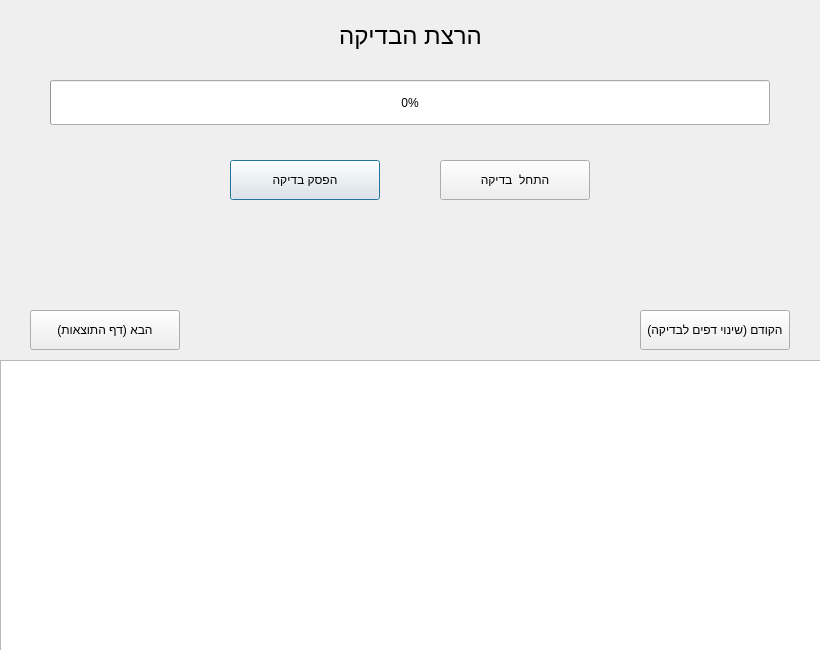
<?xml version="1.0" encoding="UTF-8"?>
<ui version="4.0">
 <class>Dialog</class>
 <widget class="QDialog" name="Dialog">
  <property name="geometry">
   <rect>
    <x>0</x>
    <y>0</y>
    <width>820</width>
    <height>650</height>
   </rect>
  </property>
  <property name="baseSize">
   <size>
    <width>630</width>
    <height>550</height>
   </size>
  </property>
  <property name="windowTitle">
   <string>Dialog</string>
  </property>
  <property name="layoutDirection">
   <enum>Qt::LeftToRight</enum>
  </property>
  <widget class="QProgressBar" name="progressBar">
   <property name="geometry">
    <rect>
     <x>50</x>
     <y>80</y>
     <width>720</width>
     <height>45</height>
    </rect>
   </property>
   <property name="styleSheet">
    <string notr="true"/>
   </property>
   <property name="value">
    <number>0</number>
   </property>
  </widget>
  <widget class="QTextBrowser" name="textMonitor">
   <property name="geometry">
    <rect>
     <x>0</x>
     <y>360</y>
     <width>821</width>
     <height>291</height>
    </rect>
   </property>
   <property name="sizePolicy">
    <sizepolicy hsizetype="Fixed" vsizetype="Fixed">
     <horstretch>0</horstretch>
     <verstretch>0</verstretch>
    </sizepolicy>
   </property>
   <property name="font">
    <font>
     <family>Arial</family>
     <pointsize>12</pointsize>
    </font>
   </property>
   <property name="layoutDirection">
    <enum>Qt::LeftToRight</enum>
   </property>
   <property name="openExternalLinks">
    <bool>true</bool>
   </property>
  </widget>
  <widget class="QPushButton" name="cancel_button">
   <property name="geometry">
    <rect>
     <x>230</x>
     <y>160</y>
     <width>150</width>
     <height>40</height>
    </rect>
   </property>
   <property name="text">
    <string>הפסק בדיקה</string>
   </property>
  </widget>
  <widget class="QPushButton" name="start_button">
   <property name="geometry">
    <rect>
     <x>440</x>
     <y>160</y>
     <width>150</width>
     <height>40</height>
    </rect>
   </property>
   <property name="styleSheet">
    <string notr="true"/>
   </property>
   <property name="text">
    <string>התחל  בדיקה</string>
   </property>
  </widget>
  <widget class="QPushButton" name="back_to_prop_button">
   <property name="geometry">
    <rect>
     <x>640</x>
     <y>310</y>
     <width>150</width>
     <height>40</height>
    </rect>
   </property>
   <property name="layoutDirection">
    <enum>Qt::RightToLeft</enum>
   </property>
   <property name="text">
    <string>הקודם (שינוי דפים לבדיקה)</string>
   </property>
  </widget>
  <widget class="QPushButton" name="result_button">
   <property name="geometry">
    <rect>
     <x>30</x>
     <y>310</y>
     <width>150</width>
     <height>40</height>
    </rect>
   </property>
   <property name="text">
    <string>הבא (דף התוצאות)</string>
   </property>
  </widget>
  <widget class="QLabel" name="label">
   <property name="geometry">
    <rect>
     <x>325</x>
     <y>10</y>
     <width>171</width>
     <height>51</height>
    </rect>
   </property>
   <property name="font">
    <font>
     <pointsize>18</pointsize>
    </font>
   </property>
   <property name="text">
    <string>הרצת הבדיקה</string>
   </property>
   <property name="alignment">
    <set>Qt::AlignCenter</set>
   </property>
  </widget>
 </widget>
 <resources/>
 <connections/>
</ui>
